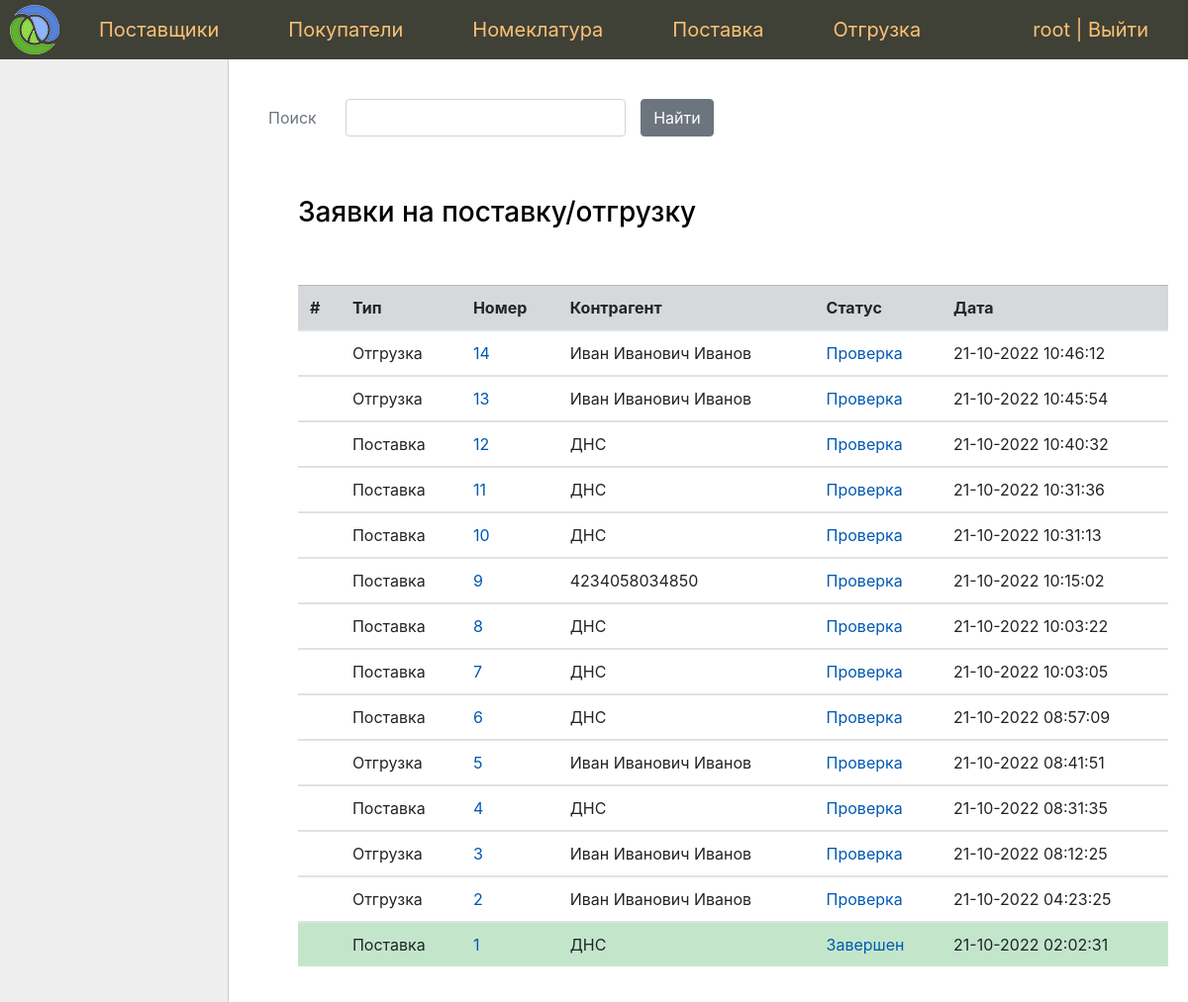
The app's page / (signed in) with its own data.
### app/document/models.py (models this page shows, shortened)
class Document(models.Model):
    vendor = models.ForeignKey(
        Vendor,
        on_delete=models.DO_NOTHING,
        blank=True,
        null=True,
        verbose_name='Поставщик'
    )
    buyer = models.ForeignKey(
        Buyer,
        on_delete=models.DO_NOTHING,
        blank=True,
        null=True,
        verbose_name='Покупатель'
    )
    nomenclatures = models.ManyToManyField(
        Nomenclature,
        through='DocumentNomenclatures',
        verbose_name='Номенклатура'
    )
    status = models.CharField(
        max_length=2,
        choices=Status.choices,
        default=Status.VALIDATING,
        verbose_name='Статус'
    )
    time_create = models.DateTimeField('Время создания', auto_now_add=True)
    time_update = models.DateTimeField('Время обновления статуса', auto_now=True)
    class Meta:
        verbose_name = 'Документ'
        verbose_name_plural = 'Документы'
    def get_absolute_url(self):
        return reverse('document', kwargs={'pk': self.pk})

### app/contactor/models.py (models this page shows, shortened)
class Buyer(models.Model):
    person = models.OneToOneField(
        Person,
        on_delete=models.CASCADE,
        verbose_name='Покупатель'
    )
    def __str__(self):
        return self.person.full_name
    class Meta:
        verbose_name = 'Покупатель'
        verbose_name_plural = 'Покупатели'

class Person(models.Model):
    full_name = models.CharField('Фамилия Имя Отчество', max_length=100)
    email = models.EmailField('Email', unique=True)
    phone = models.IntegerField('Телефон', unique=True)
    class Meta:
        verbose_name = 'Контактное лицо'
        verbose_name_plural = 'Контактные лица'

class Vendor(models.Model):
    name = models.CharField('Наименование', max_length=100)
    address = models.CharField('Адрес', max_length=100)
    contact_person = models.OneToOneField(
        Person,
        on_delete=models.DO_NOTHING,
        verbose_name='Контактное лицо'
    )
    categories = models.ManyToManyField(
        Category,
        verbose_name='Категории'
    )
    bank_details = models.OneToOneField(
        BankDetails,
        on_delete=models.DO_NOTHING,
        verbose_name='Банковские реквизиты'
    )
    def __str__(self):
        return self.name
    class Meta:
        verbose_name = 'Поставщик'
        verbose_name_plural = 'Поставщики'

### app/document/views.py (the view)
# urls.py: path('', HomeView.as_view(), name='home'),
class HomeView(LoginRequiredMixin, DataMixin, ListView):
    model = Document
    template_name = 'core/index.html'
    context_object_name = 'documents'
    login_url = reverse_lazy('login')
    def get_context_data(self, *, object_list=None, **kwargs):
        context = super().get_context_data(**kwargs)
        context.update(
            self.get_user_context(
                title='Заявки на поставку/отгрузку',
                search_form=SearchForm(data=self.request.GET)
            )
        )
        return context
    def get_params(self):
        query = self.request.GET.get('search', '')
        status = self.request.GET.get('status')
        status = (status, ) if status else Status
        return query, status
    def get_queryset(self):
        return get_documents_filter(*self.get_params())

### app/core/forms.py
class SearchForm(forms.Form):
    search = forms.CharField(
        label='Поиск',
        widget=forms.TextInput(
            attrs={'class': 'form-control'}
        )
    )

### app/core/mixin.py (called while the page is built)
    def get_user_context(self, **kwargs):
        context = kwargs
        if self.request.user.is_superuser:
            context['menu'] = menu
        return context

### app/document/services.py (called while the page is built)
def get_documents_filter(query, status):
    return Document.objects.filter(
        Q(vendor__name__icontains=query) |
        Q(buyer__person__full_name__icontains=query)).filter(
        status__in=status).order_by('-time_create')

### app/document/templatetags/document_tags.py (called while the page is built)
@register.simple_tag
def query_transform(request, **kwargs):
    updated = request.GET.copy()
    updated.update(kwargs)
    return updated.urlencode()

### app/core/templates/core/index.html
{% extends 'core/base.html' %}
{% block left_menu %}
    {% include 'core/left_menu.html' %}
{% endblock %}
{% block breadcrumbs %}
    {% include 'core/search.html' %}
{% endblock %}
{% block content %}
    <h3>{{ title }}</h3>
    <br><br>
    {% include 'document/list.html' %}
{% endblock %}

### app/core/templates/core/base.html (shortened to what this page needs)
{% load static %}
{% load bootstrap4 %}
{% bootstrap_css %}
<!DOCTYPE html>
<html>
<head>
	<link type="text/css" href="{% static 'sklad/css/styles.css' %}" rel="stylesheet" />
</head>
<body>
<table class="table-page" border=0 cellpadding="0" cellspacing="0">
<tr>
    <td valign=top>
    {% block mainmenu %}
        <div class="header">
            <ul id="mainmenu" class="mainmenu">
                <li class="logo">
                    <a href="{% url 'home' %}"><div class="logo"></div></a>
                </li>
                {% for m in menu %}
                    <li><a href="{% url m.url_name %}">{{m.title}}</a></li>
                {% endfor %}
                {% if request.user.is_authenticated %}
                    <li class="last">{{ user.username }} | <a href="{% url 'logout' %}">Выйти</a></li>
                {% else %}
                    <li class="last"><a href="{% url 'login' %}">Войти</a></li>
                {% endif %}
            </ul>
        </div>
    {% endblock mainmenu %}
<table class="table-content" border=0 cellpadding="0" cellspacing="0">
<tr>
	<td valign="top" class="left-chapters">
        {% block left_menu %}{% endblock %}
    </td>
    <td valign="top" class="content">
	    {% block breadcrumbs %}
	    {% endblock %}
	<div class="content-text">
        {% block content %}
        {% endblock %}
	</div>
</td></tr></table>
</td></tr>
</table>
</body>
</html>

### app/document/templates/document/list.html
{% load document_tags %}
<table class="table">
    <thead>
    <tr class="table-secondary">
        <th scope="col">#</th>
        <th scope="col">Тип</th>
        <th scope="col">Номер</th>
        <th scope="col">Контрагент</th>
        <th scope="col">Статус</th>
        <th scope="col">Дата</th>
    </tr>
    </thead>
    {% for d in documents  %}
        <tbody>
            {% if d.status == 'fi' %}
                <tr class="table-success">
            {% elif d.status == 'ca' %}
                <tr class="table-danger">
            {% elif d.status == 'co' %}
                <tr class="table-warning">
            {% elif d.status == 'va' %}
                <tr>
            {% else %}
                <tr>
            {% endif %}
                <th scope="row"></th>
                {% if d.buyer %}
                    <td>Отгрузка</td>
                    <td><a href="{{ d.get_absolute_url }}">{{ d.pk }}</a></td>
                    <td>{{ d.buyer }}</td>
                {% elif d.vendor %}
                    <td>Поставка</td>
                    <td><a href="{{ d.get_absolute_url }}">{{ d.pk }}</a></td>
                    <td>{{ d.vendor }}</td>
                {% endif %}
                <td><a href="{{ request.url }}?{% query_transform request status=d.status %}">
                    {{ d.get_status_display }}</a></td>
                <td>{{ d.time_create|date:"d-m-Y H:i:s" }}</td>
            </tr>
        </tbody>
    {% endfor %}
</table>

### app/core/static/sklad/css/styles.css (style rules this page uses)
html, body { margin: 0; padding: 0; height: 100%; width: 100%; color: #444; }
a { color: #0059b2; text-decoration: none; }
.table-page { width: 100%; height: 100%; vertical-align: top; }
.table-page tr { height: 100%; }
.header { background: #3F4137; height: 60px; }
.logo { background: url('../images/logo.png') no-repeat 10px 5px; width: 70px; height: 60px; }
ul.mainmenu { list-style: none; margin: 0; padding: 0; height: 60px; color: #fdc073; font-size: 20px; overflow: hidden; }
ul.mainmenu li { float: left; margin: 18px 40px 0 30px; }
ul.mainmenu li.logo { margin: 0; }
ul.mainmenu li.last { float: right; }
ul.mainmenu li a { color: #fdc073; text-decoration: none; }
.table-content { width: 100%; min-height: 100%; height: 100%; }
.left-chapters { margin: 0; background: #eee; border-right: 1px solid #ccc; min-height: 100%; }
.content { padding: 40px 20px 20px 40px; width: 100%; box-sizing: border-box; }
.content-text { margin: 60px 0 0 30px; color: #000; font-size: 20px; }

### records on screen
Document: pk "14", buyer "Иван Иванович Иванов", status "Проверка", time_create "21-10-2022 10:46:12"
Document: pk "13", buyer "Иван Иванович Иванов", status "Проверка", time_create "21-10-2022 10:45:54"
Document: pk "12", vendor "ДНС", status "Проверка", time_create "21-10-2022 10:40:32"
Document: pk "11", vendor "ДНС", status "Проверка", time_create "21-10-2022 10:31:36"
Document: pk "10", vendor "ДНС", status "Проверка", time_create "21-10-2022 10:31:13"
Document: pk "9", vendor "4234058034850", status "Проверка", time_create "21-10-2022 10:15:02"
Document: pk "8", vendor "ДНС", status "Проверка", time_create "21-10-2022 10:03:22"
Document: pk "7", vendor "ДНС", status "Проверка", time_create "21-10-2022 10:03:05"
Document: pk "6", vendor "ДНС", status "Проверка", time_create "21-10-2022 08:57:09"
Document: pk "5", buyer "Иван Иванович Иванов", status "Проверка", time_create "21-10-2022 08:41:51"
Document: pk "4", vendor "ДНС", status "Проверка", time_create "21-10-2022 08:31:35"
Document: pk "3", buyer "Иван Иванович Иванов", status "Проверка", time_create "21-10-2022 08:12:25"
Document: pk "2", buyer "Иван Иванович Иванов", status "Проверка", time_create "21-10-2022 04:23:25"
Document: pk "1", vendor "ДНС", status "Завершен", time_create "21-10-2022 02:02:31"

### other values on screen
{{ m.title }} "Поставщики" "Покупатели" "Номеклатура" "Поставка" "Отгрузка"
{{ user.username }} "root"
{{ search_form.search.label }} "Поиск"
{{ title }} "Заявки на поставку/отгрузку"
